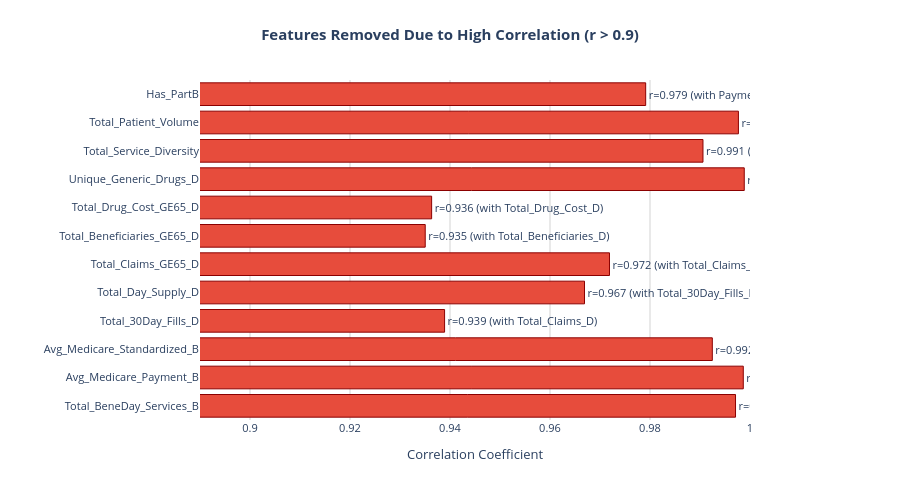

Here is the notebook cell this chart was saved with:
### Code cell
# Visualize Feature Selection Results
print("\nVisualizing feature selection results...")
print("="*80)

# Plot 1: Features removed by correlation
print("\n1. Creating correlation removal visualization...")
if to_drop_corr:
    corr_info = []
    for feat in to_drop_corr:
        correlated_with = upper_triangle[feat][upper_triangle[feat] > high_corr_threshold].index.tolist()
        if correlated_with:
            corr_val = upper_triangle[feat][correlated_with[0]]
            corr_info.append({'removed': feat, 'corr_with': correlated_with[0], 'corr_val': corr_val})
    
    if corr_info:
        corr_df = pd.DataFrame(corr_info)
        fig1 = go.Figure()
        fig1.add_trace(
            go.Bar(
                y=[f"{row['removed']}" for _, row in corr_df.iterrows()],
                x=corr_df['corr_val'],
                orientation='h',
                marker=dict(color='#e74c3c', line=dict(color='darkred', width=1)),
                text=[f"r={val:.3f} (with {row['corr_with']})" for val, row in zip(corr_df['corr_val'], [r for _, r in corr_df.iterrows()])],
                textposition='outside',
                hovertemplate='<b>Removed: %{y}</b><br>Correlated with: %{customdata}<br>Correlation: %{x:.3f}<extra></extra>',
                customdata=[row['corr_with'] for _, row in corr_df.iterrows()]
            )
        )
        fig1.update_layout(
            title=f"<b>Features Removed Due to High Correlation (r > {high_corr_threshold})</b>",
            title_x=0.5,
            xaxis_title="Correlation Coefficient",
            yaxis_title="",
            height=500,
            plot_bgcolor='white',
            font=dict(size=11),
            margin=dict(l=200, r=150, t=80, b=80)
        )
        fig1.update_xaxes(showgrid=True, gridcolor='lightgray', range=[0.89, 1.0])
        fig1.show()

# Plot 2: Chi-Square Test Results (ALL features with significance indicator)
print("\n2. Creating chi-square test visualization...")
if feature_selection_results['chi_scores'] is not None:
    chi_df = feature_selection_results['chi_scores'].sort_values('Chi2_Score', ascending=True)
    
    # Color code: Dark red for significant (p<0.05), Light red for not significant
    colors_chi = ['#8B0000' if p < 0.05 else '#FFA07A' for p in chi_df['P_Value']]
    
    fig2 = go.Figure()
    fig2.add_trace(
        go.Bar(
            y=chi_df['Feature'],
            x=chi_df['Chi2_Score'],
            orientation='h',
            marker=dict(color=colors_chi, line=dict(color='darkred', width=1)),
            text=[f"χ²={chi:.0f}, p={p:.4f}" for chi, p in zip(chi_df['Chi2_Score'], chi_df['P_Value'])],
            textposition='outside',
            hovertemplate='<b>%{y}</b><br>Chi2: %{x:.2f}<br>P-value: %{customdata}<extra></extra>',
            customdata=[f"{p:.6f}" for p in chi_df['P_Value']]
        )
    )
    
    # Add a vertical line at significance threshold if needed
    significant_count = (chi_df['P_Value'] < 0.05).sum()
    
    fig2.update_layout(
        title=f"<b>Chi-Square Test Results - All {len(chi_df)} Selected Features</b><br><sub>Dark red = significant (p<0.05) [{significant_count} features], Light red = not significant [{len(chi_df)-significant_count} features]</sub>",
        title_x=0.5,
        xaxis_title="Chi-Square Score (log scale)",
        yaxis_title="",
        height=700,
        plot_bgcolor='white',
        font=dict(size=10),
        margin=dict(l=250, r=250, t=110, b=80)
    )
    fig2.update_xaxes(showgrid=True, gridcolor='lightgray', type='log')
    fig2.update_yaxes(tickfont=dict(size=10))
    fig2.show()

# Plot 3: Feature Elimination Process (including Chi-Square filtering)
print("\n3. Creating elimination process visualization...")
elimination_data = pd.DataFrame({
    'Step': [
        'Starting\nFeatures', 
        'After\nCorrelation\nRemoval', 
        'After\nVariance\nThreshold',
        'Chi-Square\nSignificant\n(p < 0.05)'
    ],
    'Count': [
        X_for_selection.shape[1],
        X_for_selection.shape[1] - len(to_drop_corr),
        X_reduced.shape[1],
        len(significant_features)
    ],
    'Removed': [
        0, 
        len(to_drop_corr), 
        len(low_var_features),
        X_reduced.shape[1] - len(significant_features)
    ]
})

fig3 = go.Figure()

# Add bars with gradient colors
fig3.add_trace(
    go.Bar(
        x=elimination_data['Step'],
        y=elimination_data['Count'],
        marker=dict(
            color=['#3498db', '#e67e22', '#27ae60', '#9b59b6'],
            line=dict(color='black', width=2)
        ),
        text=[f"<b>{count}</b><br>(-{removed})" if removed > 0 else f"<b>{count}</b>" 
              for count, removed in zip(elimination_data['Count'], elimination_data['Removed'])],
        textposition='outside',
        textfont=dict(size=14, color='black'),
        hovertemplate='<b>%{x}</b><br>Features: %{y}<br>Removed: %{customdata}<extra></extra>',
        customdata=elimination_data['Removed']
    )
)

fig3.update_layout(
    title="<b>Feature Selection Process with Chi-Square Test</b><br><sub>Step-by-step reduction from 33 to 20 statistically significant features</sub>",
    title_x=0.5,
    xaxis_title="",
    yaxis_title="Number of Features",
    height=550,
    plot_bgcolor='white',
    font=dict(size=12),
    margin=dict(l=80, r=80, t=120, b=100)
)
fig3.update_xaxes(tickangle=0)
fig3.update_yaxes(showgrid=True, gridcolor='lightgray', range=[0, X_for_selection.shape[1] + 3])
fig3.show()

# Plot 4: Enhanced Summary with Chi-Square breakdown
print("\n4. Creating enhanced summary visualization...")
fig4 = make_subplots(
    rows=1, cols=2,
    specs=[[{'type': 'pie'}, {'type': 'pie'}]],
    subplot_titles=('Overall Feature Selection', 'Final Features by Significance')
)

# Left pie: Overall selection
fig4.add_trace(
    go.Pie(
        labels=['Selected Features', 'Removed Features'],
        values=[X_reduced.shape[1], X_for_selection.shape[1] - X_reduced.shape[1]],
        marker=dict(colors=['#27ae60', '#e74c3c'], line=dict(color='white', width=3)),
        hole=0.5,
        textinfo='label+value+percent',
        textfont=dict(size=13),
        hovertemplate='<b>%{label}</b><br>Count: %{value}<br>Percentage: %{percent}<extra></extra>',
        domain={'x': [0, 0.45]}
    ),
    row=1, col=1
)

# Right pie: Significance breakdown
fig4.add_trace(
    go.Pie(
        labels=[
            f'Significant (p<0.05)', 
            f'Not Significant (p≥0.05)'
        ],
        values=[
            len(significant_features), 
            X_reduced.shape[1] - len(significant_features)
        ],
        marker=dict(colors=['#8B0000', '#FFA07A'], line=dict(color='white', width=3)),
        hole=0.5,
        textinfo='label+value+percent',
        textfont=dict(size=13),
        hovertemplate='<b>%{label}</b><br>Count: %{value}<br>Percentage: %{percent}<extra></extra>',
        domain={'x': [0.55, 1]}
    ),
    row=1, col=2
)

fig4.update_layout(
    title=f"<b>Feature Selection Summary</b><br><sub>{X_reduced.shape[1]} features selected ({(1 - X_reduced.shape[1]/X_for_selection.shape[1])*100:.1f}% reduction) | {len(significant_features)} statistically significant (p < 0.05)</sub>",
    title_x=0.5,
    height=500,
    plot_bgcolor='white',
    font=dict(size=12),
    margin=dict(l=80, r=80, t=120, b=80),
    showlegend=False,
    annotations=[
        dict(text=f'<b>{X_reduced.shape[1]}</b><br>Total', x=0.225, y=0.5, font_size=18, showarrow=False),
        dict(text=f'<b>{len(significant_features)}</b><br>Signif.', x=0.775, y=0.5, font_size=18, showarrow=False)
    ]
)
fig4.show()

print("\n" + "="*80)
print("✓ All visualizations complete!")
print(f"  • {len(to_drop_corr)} features removed due to high correlation (r > {high_corr_threshold})")
print(f"  • {len(low_var_features)} features removed due to low variance")
print(f"  • {X_reduced.shape[1]} features retained after statistical filtering")
print(f"  • {len(significant_features)} features are statistically significant (p < 0.05)")
print(f"  • {X_reduced.shape[1] - len(significant_features)} feature(s) marginally significant (p ≥ 0.05)")

### Figure 1 — Plotly figure (JSON) as saved in the notebook; plotly's stock layout.template omitted (floating-point values rounded to 4 significant figures)
{"data": [{"customdata": ["Total_Beneficiaries_B", "Avg_Medicare_Allowed_B", "Avg_Medicare_Allowed_B", "Total_Claims_D", "Total_30Day_Fills_D", "Total_Claims_D", "Total_Beneficiaries_D", "Total_Drug_Cost_D", "Unique_Brand_Drugs_D", "Unique_Brand_Drugs_D", "Total_Beneficiaries_B", "Payment_to_Allowed_Ratio"], "hovertemplate": "<b>Removed: %{y}</b><br>Correlated with: %{customdata}<br>Correlation: %{x:.3f}<extra></extra>", "marker": {"color": "#e74c3c", "line": {"color": "darkred", "width": 1}}, "orientation": "h", "text": ["r=0.997 (with Total_Beneficiaries_B)", "r=0.999 (with Avg_Medicare_Allowed_B)", "r=0.992 (with Avg_Medicare_Allowed_B)", "r=0.939 (with Total_Claims_D)", "r=0.967 (with Total_30Day_Fills_D)", "r=0.972 (with Total_Claims_D)", "r=0.935 (with Total_Beneficiaries_D)", "r=0.936 (with Total_Drug_Cost_D)", "r=0.999 (with Unique_Brand_Drugs_D)", "r=0.991 (with Unique_Brand_Drugs_D)", "r=0.998 (with Total_Beneficiaries_B)", "r=0.979 (with Payment_to_Allowed_Ratio)"], "textposition": "outside", "type": "bar", "x": [0.9971, 0.9987, 0.9925, 0.9389, 0.9669, 0.9719, 0.935, 0.9363, 0.9989, 0.9906, 0.9977, 0.9791], "y": ["Total_BeneDay_Services_B", "Avg_Medicare_Payment_B", "Avg_Medicare_Standardized_B", "Total_30Day_Fills_D", "Total_Day_Supply_D", "Total_Claims_GE65_D", "Total_Beneficiaries_GE65_D", "Total_Drug_Cost_GE65_D", "Unique_Generic_Drugs_D", "Total_Service_Diversity", "Total_Patient_Volume", "Has_PartB"]}], "layout": {"font": {"size": 11}, "height": 500, "margin": {"b": 80, "l": 200, "r": 150, "t": 80}, "plot_bgcolor": "white", "title": {"text": "<b>Features Removed Due to High Correlation (r > 0.9)</b>", "x": 0.5}, "xaxis": {"gridcolor": "lightgray", "range": [0.89, 1], "showgrid": true, "title": {"text": "Correlation Coefficient"}}, "yaxis": {"title": {"text": ""}}}}
